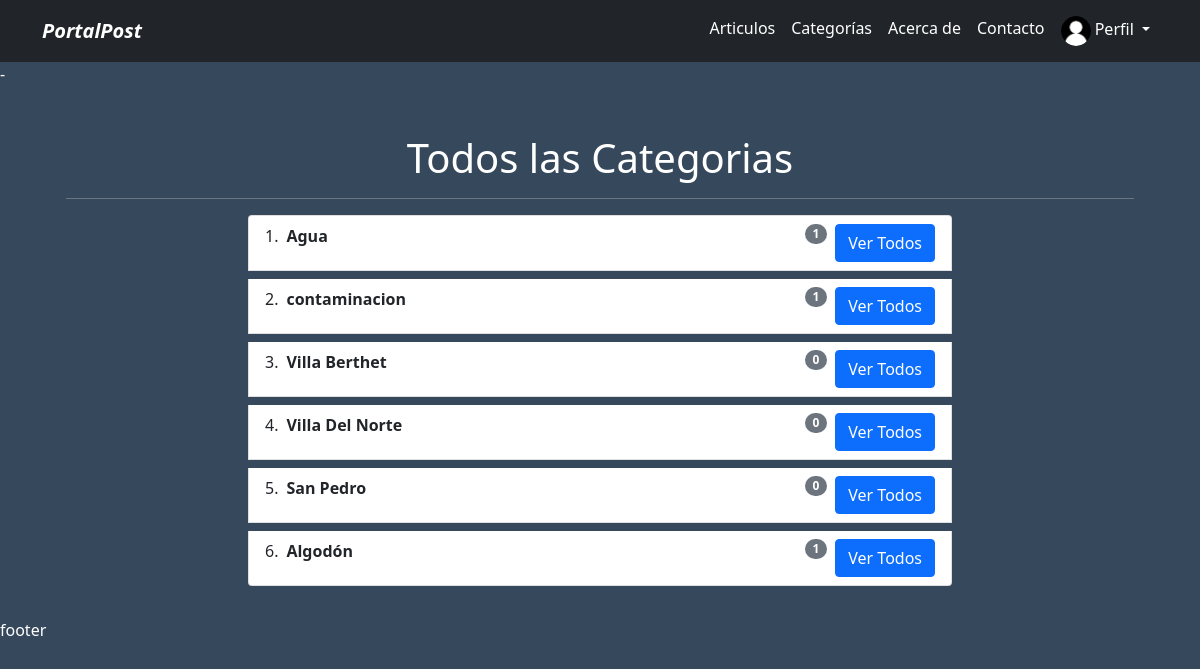
The page /all-category/ on the database as committed earlier.
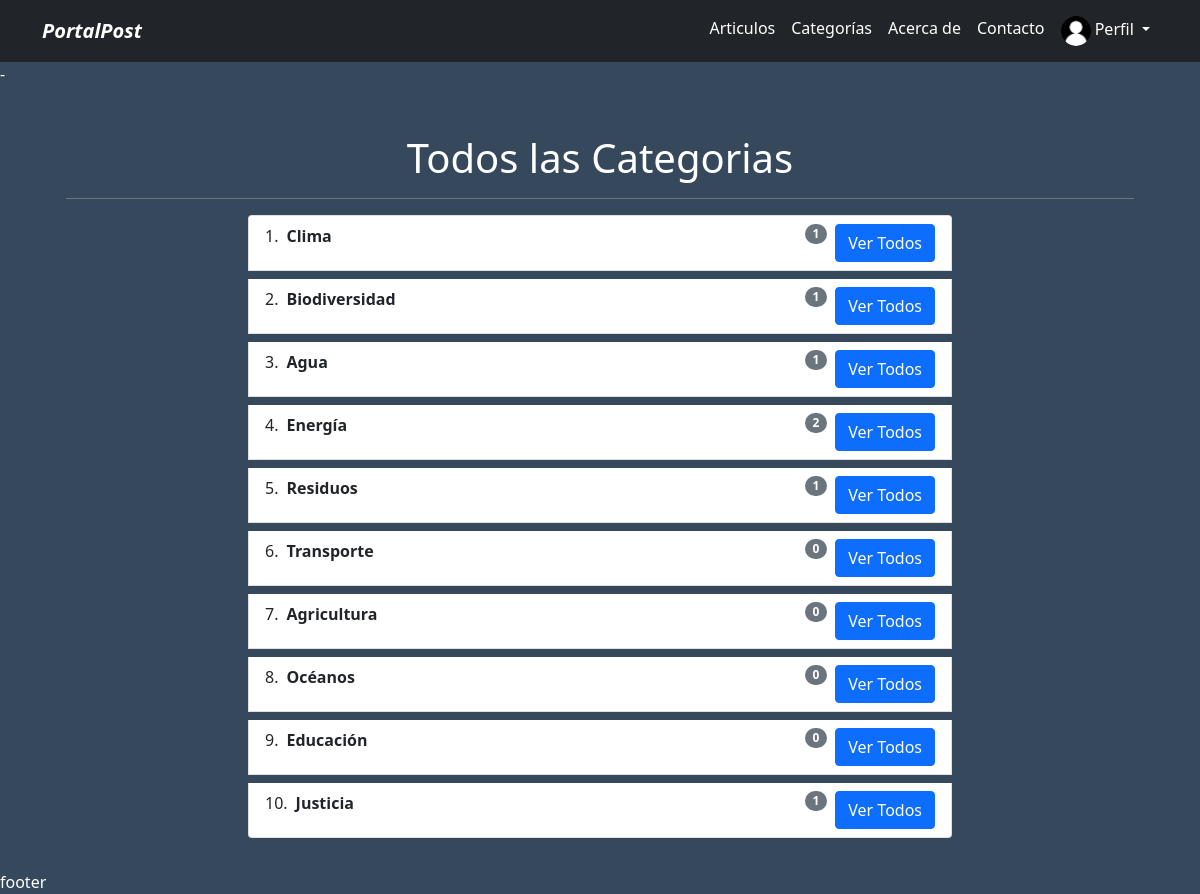
The same page on the database as committed later.
### articulo/models.py (models this page shows, shortened)
class Category(models.Model):
    name = models.CharField(max_length=50)

### articulo/views.py (the view)
# urls.py: path('all-category/', AllCategoriaView.as_view(), name="all_category"),
class AllCategoriaView(View):
    def get(self, request, *args, **kwargs):
        categories = Category.objects.annotate(count=Count('articles'))
        context = {
            'categories': categories
        }
        return render(request, 'category/all_category.html', context)

### articulo/templates/category/all_category.html (shortened to what this page needs)
{% extends 'layout.html' %}
{% block content %}
<div class="container">
    <div class="text-center mt-4">
        <h1>Todos las Categorias</h1>
    </div>
    <hr>
    <div class="row justify-content-center">
        <div class="col-md-8">
            <ol class="list-group list-group-numbered">
                {% for category in categories %}
                    <li class="list-group-item d-flex justify-content-between align-items-start mb-2">
                        <div class="ms-2 me-auto">
                            <div class="fw-bold">{{ category.name }}</div>
                        </div>
                        <span class="badge bg-secondary rounded-pill">{{ category.count }}</span>
                        <a href="{% url 'articulos:all_category_articles' category.id %}" class="btn btn-primary ms-2">Ver Todos</a>
                    </li>
                {% endfor %}
            </ol>
        </div>
    </div>
</div>
{% endblock %}

### articulo/templates/layout.html (shortened to what this page needs)
{% load static %}
<!DOCTYPE html>
<html lang="en">
<head>
    <link href="https://cdn.jsdelivr.net/npm/bootstrap@5.0.2/dist/css/bootstrap.min.css" rel="stylesheet">
    <link rel="stylesheet" href="{% static 'main.css' %}">
</head>
<body class="color-body text-white">
    {% include 'partials/navbar.html' %}
    <div class="container p-4">
        {% block content %}
        {% endblock %}
    </div>
    <footer>footer</footer>
</body>
</html>

### articulo/templates/partials/navbar.html (shortened to what this page needs)
{% load static %}
<nav class="navbar navbar-expand-lg navbar-dark bg-dark">
    <div class="container">
        <a class="navbar-brand fw-bold fst-italic" href="/">PortalPost</a>
        <div class="collapse navbar-collapse" id="navbarNav">
            <ul class="navbar-nav ms-auto">
                <li class="nav-item">
                    <a class="nav-link active" aria-current="page" href="{% url 'articulos:all_articles'%}">Articulos</a>
                </li>
                <li class="nav-item">
                    <a class="nav-link active" href="{% url 'articulos:all_category'%}">Categorías</a>
                </li>
                <li class="nav-item">
                    <a class="nav-link active " href="{% url 'articulos:about'%}">Acerca de</a>
                </li>
                <li class="nav-item">
                    <a class="nav-link active" href="{% url 'articulos:contact'%}">Contacto</a>
                </li>
                <li class="nav-item dropdown">
                    <a class="nav-link active dropdown-toggle" href="#" id="dropdownMenuButton1" data-bs-toggle="dropdown" aria-expanded="false">
                        <img src="{% static 'images/perfil-default.png' %}" alt="Mi Perfil" class="profile-image">
                        Perfil
                    </a>
                </li>
            </ul>
        </div>
    </div>
</nav>
  -

### articulo/static/main.css (style rules this page uses)
:root { --primary: #041b33cc; }
.color-body { background-color: var(--primary); color: white; }
.profile-image { width: 30px; height: 30px; border-radius: 50%; object-fit: cover; }

Rows that differ between the two databases and show on the page:
removed Category: name "contaminacion", count "1"
removed Category: name "Villa Berthet", count "0"
removed Category: name "Villa Del Norte", count "0"
removed Category: name "San Pedro", count "0"
removed Category: name "Algodón", count "1"
added Category: name "Clima", count "1"
added Category: name "Biodiversidad", count "1"
added Category: name "Energía", count "2"
added Category: name "Residuos", count "1"
added Category: name "Transporte", count "0"
added Category: name "Agricultura", count "0"
added Category: name "Océanos", count "0"
added Category: name "Educación", count "0"
added Category: name "Justicia", count "1"
